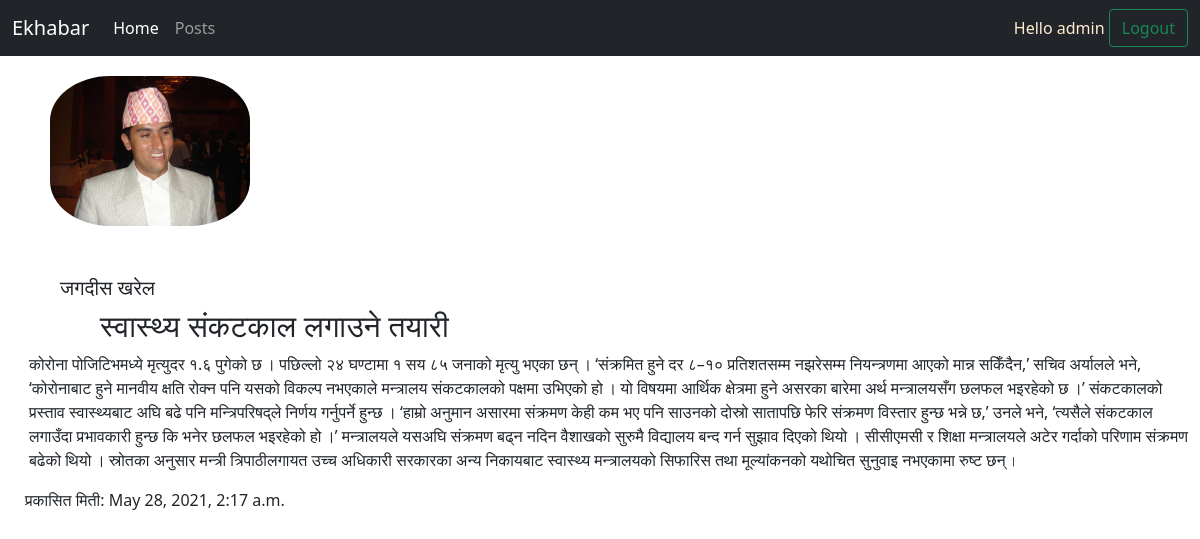
Screenshot of /postdetail/4/ (signed in) with the database file from the repository.
### blogsite/models.py (models this page shows)
class Post(models.Model):
    writer = models.CharField(max_length=200)
    image = models.ImageField(upload_to='pics')
    title = models.CharField(max_length=200)
    text = models.TextField()
    created_date = models.DateTimeField(default=timezone.now)
    published_date = models.DateTimeField(blank=True, null=True)

### blogsite/views.py (the view)
# urls.py: path('postdetail/<int:id>/', views.postdetail, name='postdetail'),
@login_required(login_url='login')
def postdetail(request, id):
    return render(request, 'postdetail.html',context = {'posts': Post.objects.get(id=id)})

### templates/postdetail.html (shortened to what this page needs)
{% extends 'navigation.html' %}
{% block content %}
{% load static %}
<!doctype html>
<html lang="en">
  <head>
    <link href="https://cdn.jsdelivr.net/npm/bootstrap@5.0.1/dist/css/bootstrap.min.css" rel="stylesheet">
    <link rel="stylesheet" href="{% static 'css/postdetail.css' %}">
  </head>
  <body>
    {% if posts %}
    <div class="imgdiv"> <img src="{{ posts.image.url }}"></div>
    <h5> {{posts.writer}}  </h5>
   <h4> {{ posts.title }} </h4>
   <p> {{posts.text}} </p>
   &nbsp; &nbsp;&nbsp;&nbsp; प्रकासित मिती: {{posts.published_date}}
    {% else %}
    <h2>Nodata</h2>
    {% endif %}
  </body>
</html>
{% endblock %}

### templates/navigation.html (shortened to what this page needs)
{% load static %}
<!doctype html>
<html lang="en">
  <head>
    <link href="https://cdn.jsdelivr.net/npm/bootstrap@5.0.1/dist/css/bootstrap.min.css" rel="stylesheet">
  </head>
  <body>
    <nav class="navbar navbar-expand-lg navbar-dark bg-dark" >
        <div class="container-fluid">
          <a class="navbar-brand" href="{% url 'main' %}">Ekhabar</a>
          <div class="collapse navbar-collapse" id="navbarSupportedContent">
            <ul class="navbar-nav me-auto mb-2 mb-lg-0">
              <li class="nav-item">
                <a class="nav-link active" aria-current="page" href="{% url 'main' %}">Home</a>
              </li>
              <li class="nav-item">
                <a class="nav-link" href="{% url 'allposts' %}">Posts</a>
              </li>
            </ul>
              <span style="color: blanchedalmond;" > Hello {{request.user}} </span>&nbsp;
              <a href="{% url 'logout' %}" > <button class="btn btn-outline-success"  >  Logout  </button></a>
          </div>
        </div>
      </nav>
      {% block content %}
      {% endblock %}
  </body>
</html>

### static/css/postdetail.css (style rules this page uses)
.imgdiv { height: 200px; width: 200px; margin-left: 50px; margin-top: 20px; }
.imgdiv img { border-radius: 30%; max-width: 100%; max-height: 100%; }
h5 { padding-left: 60px; }
h4 { padding-left: 100px; font-size: 30px; }
p { padding-left: 29px; }

### rows the page displays
Post: image (picture), writer "जगदीस खरेल", title "स्वास्थ्य संकटकाल लगाउने तयारी", text "कोरोना पोजिटिभमध्ये मृत्युदर १.६ पुगेको छ । पछिल्लो २४ घण्टामा १ सय ८५ जनाको मृत्यु भएका छन् । ‘संक्रमित हुने दर ८–१० प्रतिशतसम्म नझरेसम्म नियन्त्रणमा आएको मान्न सकिँदैन,’ सचिव अर्यालले भने, ‘कोरोनाबाट हुने मानवीय क्षति रोक्न पनि यसको विकल्प नभएकाले मन्त्रालय संकटकालको पक्षमा उभिएको हो । यो विषयमा आर्थिक क्षेत्रमा हुने असरका बारेमा अर्थ मन्त्रालयसँग छलफल भइरहेको छ ।’ संकटकालको प्रस्ताव स्वास्थ्यबाट अघि बढे पनि मन्त्रिपरिषद्ले निर्णय गर्नुपर्ने हुन्छ । ‘हाम्रो अनुमान असारमा संक्रमण केही कम भए पनि साउनको दोस्रो सातापछि फेरि संक्रमण विस्तार हुन्छ भन्ने छ,’ उनले भने, ‘त्यसैले संकटकाल लगाउँदा प्रभावकारी हुन्छ कि भनेर छलफल भइरहेको हो ।’ मन्त्रालयले यसअघि संक्रमण बढ्न नदिन वैशाखको सुरुमै विद्यालय…", published_date "May 28, 2021, 2:17 a.m."

### other values shown
{{ request.user }} "admin"
